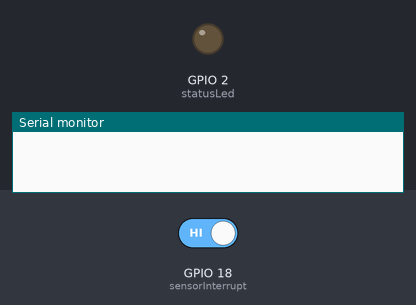
Recording of a sketch running on a simulated ESP32. Parts: output pins drawn as LEDs (lit = HIGH), the last lines printed to the serial monitor. Inputs (shaded band) come from the test bench; at power-on: GPIO 18 (sensorInterrupt) HIGH.

Above: at 1.2 s.
1.3 s: GPIO 18 (sensorInterrupt) driven LOW
At 2.8 s:
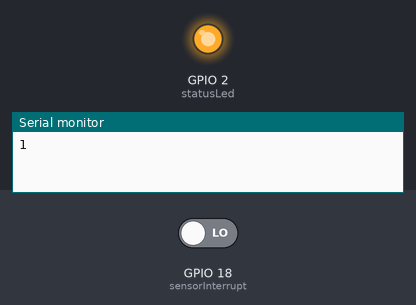
Timing chart, 0 to 4.5 s (numbered marks = the images above; inputs shaded):
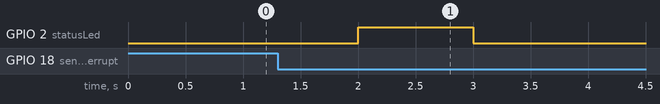

Measured:
- after the input at 1.3 s, GPIO 2 (statusLed): LOW → HIGH after 0.70 s, → LOW 1.0 s later

The sketch:

TKSE.SmartNode1.0.ino
```cpp
//ESP32 Dev Module

int statusLed = 2;          // D2
byte sensorInterrupt = 18;  // D18
unsigned long oldTime = 0;
bool pulseCount = 0;  // To store pulse counts
bool SensorStatus = 0;
bool SensorStatusBefore = 0;

void setup() {
  Serial.begin(9600);
  pinMode(statusLed, OUTPUT);
  digitalWrite(statusLed, LOW);
  attachInterrupt(digitalPinToInterrupt(sensorInterrupt), pulseCounter, FALLING);
}

void loop() {
  if ((millis() - oldTime) > 1000) {  // Only process counters once per second
    oldTime = millis();

    if ((pulseCount == 1)) {
      pulseCount = 0;  // Reset the pulse count
      SensorStatus = 1;
    } else if ((pulseCount == 0)) {
      SensorStatus = 0;
    }
  }

  if (SensorStatus == !SensorStatusBefore) {
    if (SensorStatus == 1) {
      Serial.println(SensorStatus);
      digitalWrite(statusLed, HIGH);
    } else {
      Serial.println(SensorStatus);
      digitalWrite(statusLed, LOW);
    }
    SensorStatusBefore = SensorStatus;
  }
}

void pulseCounter() {
  pulseCount = 1;  // Increment pulse count on interrupt
}
```
